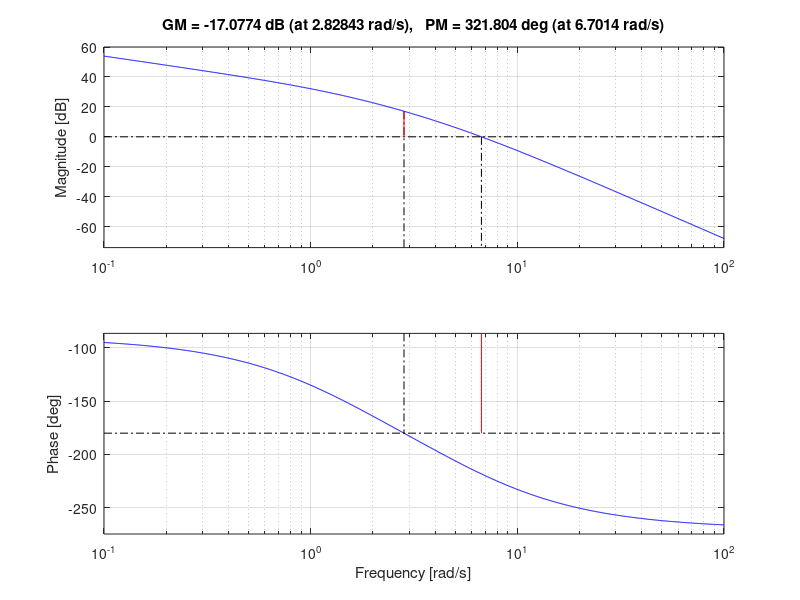
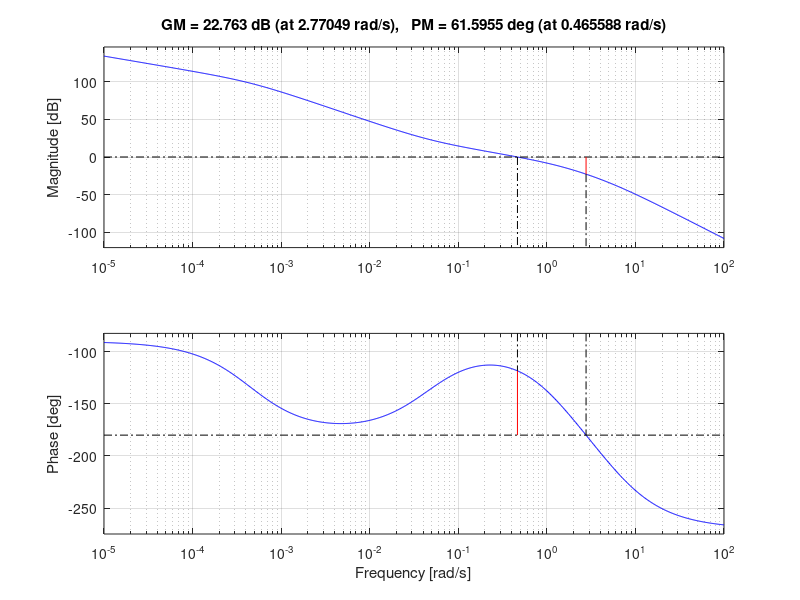

The MATLAB source for these figures, in order: (Note: this script raises an error after producing the figures.)
% Control System Final Exam

%% Final_3

G = tf(520, [1 7 8 0]);
K = 50*8/520
L = K*G;
figure(1)
margin(L)

wc = 0.468; % select wc based on phase = -130
M = 40.2; % attenuation dB
alpha = 10^(M/20);
z = wc/10
p = z/alpha

Gc = K*p/z*tf([1 z], [1 p]);
L = Gc*G;
figure(2)
margin(L)

T = feedback(L, 1);
e_ss = evalfr(T-1, 0)
K = K*p/z